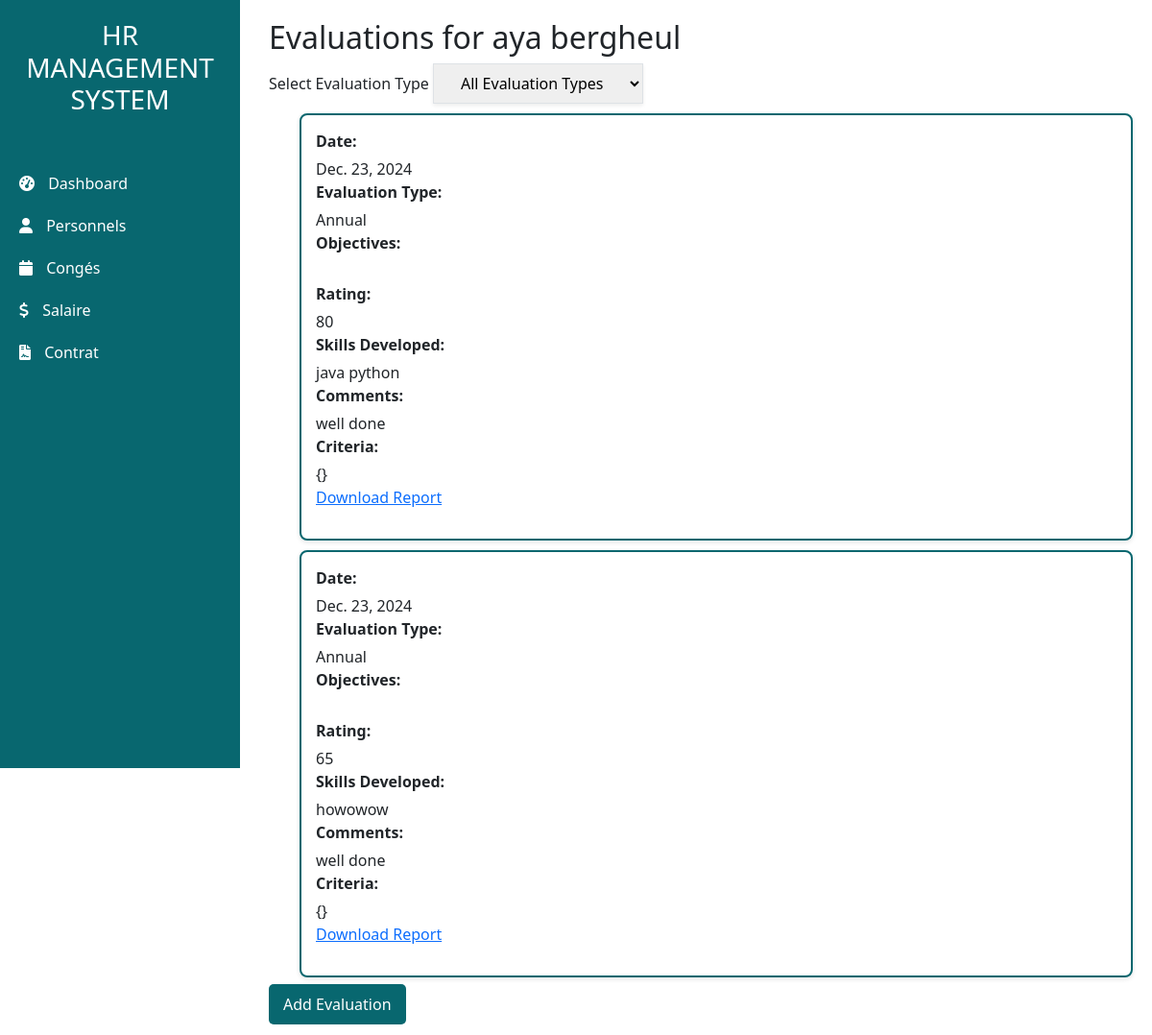
The app's page /personnels/personnels/1/evaluations/ with its own data.
### app/models.py (models this page shows, shortened)
class Personnel(models.Model):
    name= models.CharField(max_length=50)
    Email= models.EmailField(max_length=254)
    Phone= models.IntegerField()
    Position= models.CharField(max_length=40)
    skills= models.CharField(max_length=254)
    training= models.CharField(max_length=254)
    IdService = models.ForeignKey(Service,on_delete=models.CASCADE)
    hireDate= models.DateField()
    Adresse= models.CharField(max_length=254)
    jours_restants = models.IntegerField(default=0)

class Evaluation(models.Model):
    employee = models.ForeignKey(Personnel, on_delete=models.CASCADE, related_name="evaluations")
    date = models.DateField(auto_now_add=True)
    evaluation_type = models.CharField(
        max_length=20,
        choices=[('Annual', 'Annual'), ('Semi-Annual', 'Semi-Annual')],
        default='Annual'
    )
    criteria = models.JSONField(default=dict)  # Customizable evaluation criteria in JSON format
    performance_rating = models.IntegerField()  # Performance rating, e.g., 1-10
    skills_developed = models.TextField(blank=True)  # Optional field for developed skills
    comments = models.TextField(blank=True)  # Manager's comments

### app/views.py (the view)
# urls.py: path('personnels/<int:employee_id>/evaluations/', views.evaluations, name='evaluations'),
def evaluations(request, employee_id):
    employee = get_object_or_404(Personnel, id=employee_id)
    period = request.GET.get('period')
    if period:
        evaluations = Evaluation.objects.filter(employee=employee, period=period)
    else:
        evaluations = Evaluation.objects.filter(employee=employee)
    return render(request, 'evaluations/evaluations.html', {'employee': employee, 'evaluations': evaluations})

### app/templates/evaluations/evaluations.html (shortened to what this page needs)
<!DOCTYPE html>
<html lang="en">
<head>
</head>
<body>
    {% extends "base.html" %}
    {% block content %}
    <h2>Evaluations for {{ employee.name }}</h2>
    <form method="get" action="" class="flex justify-center items-center space-x-4">
        <label for="evaluation_type" class="text-lg font-medium text-gray-700">Select Evaluation Type</label>
        <select name="evaluation_type" id="evaluation_type" onchange="this.form.submit()" class="px-4 py-2 border border-gray-300 rounded-md shadow-sm focus:outline-none focus:ring-2 focus:ring-blue-500 focus:border-blue-500">
            <option value="">All Evaluation Types</option>
        </select>
    </form>
    <div >
        <ul>
    {% for eval in evaluations %}
        <li>
            <strong>Date:</strong> {{ eval.date }} <br>
            <strong>Evaluation Type:</strong> {{ eval.get_evaluation_type_display }} <br>
            <strong>Objectives:</strong> {{ eval.objectives }} <br>
            <strong>Rating:</strong> {{ eval.performance_rating }} <br>
            <strong>Skills Developed:</strong> {{ eval.skills_developed }} <br>
            <strong>Comments:</strong> {{ eval.comments }} <br>
            <strong>Criteria:</strong> {{ eval.criteria }} <br>
            <p>
                <a href="{% url 'evaluation_report' eval.id %}" class="btn-dark">Download Report</a>
            </p>
        </li>
    {% endfor %}
</ul>
    </div>
    <a href="{% url 'add_evaluation' employee.id %}" class="btn-custom">Add Evaluation</a>
    {% endblock %}

### app/templates/evaluations/evaluations.html (style rules this page uses)
body { font-family: Arial, sans-serif; background-color: #f8f9fa; margin: 0; padding: 0; }
.btn-custom { background-color: #08676F; color: #fff; text-decoration: none; padding: 10px 15px; border-radius: 5px; transition: background-color 0.3s; }
ul { list-style-type: none; padding: 0; }
li { background-color: #fff; margin: 10px 0; padding: 15px; border-radius: 8px; border: 2px solid #08676F; box-shadow: 0 2px 5px rgba(0, 0, 0, 0.1); }
li strong { display: block; margin-bottom: 5px; }

### records on screen
Personnel: name "aya bergheul"
Evaluation: date "Dec. 23, 2024", evaluation_type "Annual", performance_rating "80", skills_developed "java python", comments "well done", criteria "{}"
Evaluation: date "Dec. 23, 2024", evaluation_type "Annual", performance_rating "65", skills_developed "howowow", comments "well done", criteria "{}"
